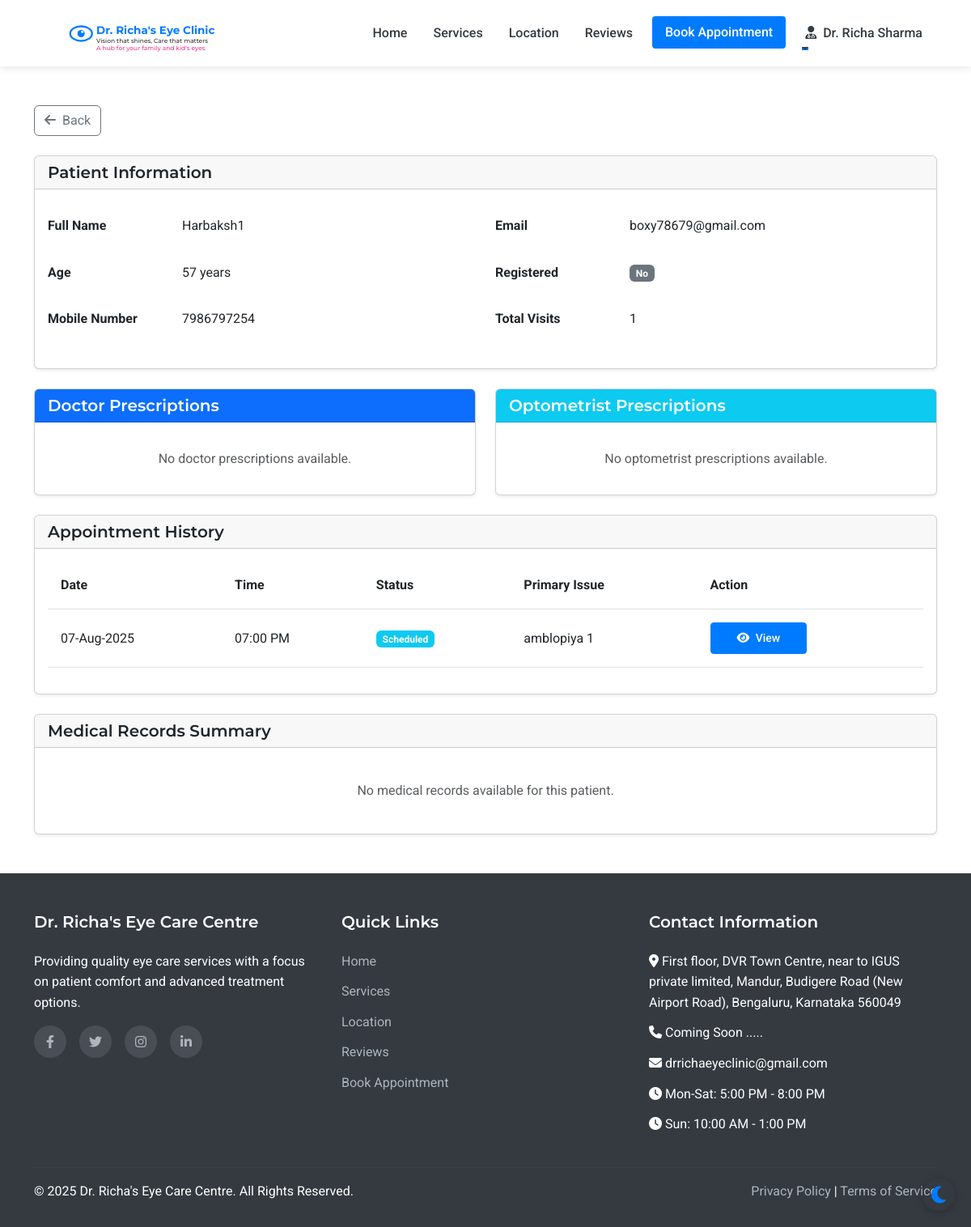
/admin/patient/4 (signed in), run on an earlier commit of the app's database.
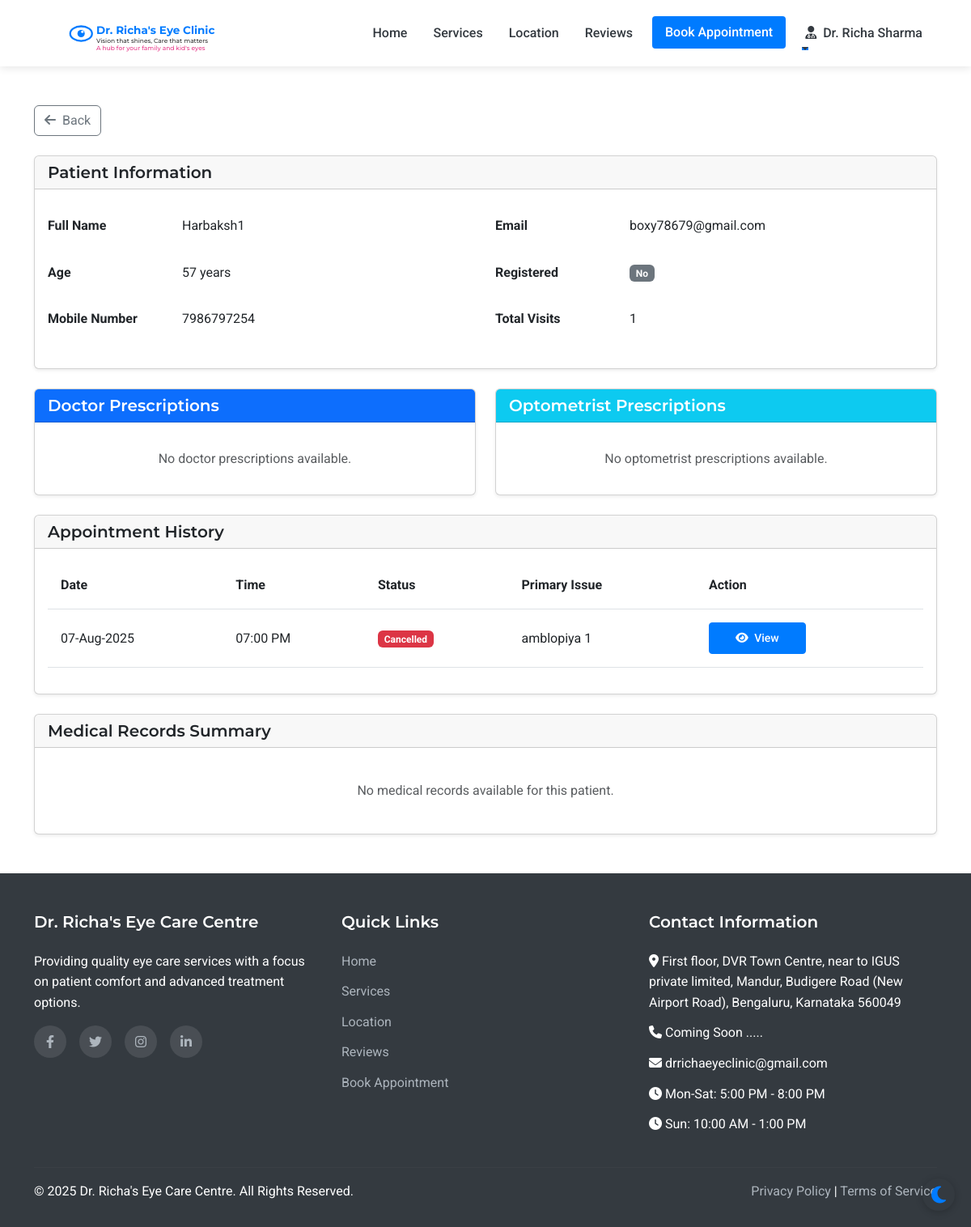
And on a later commit of the database.
### models.py (models this page shows, shortened)
class Appointment(db.Model):
    id = db.Column(db.Integer, primary_key=True)
    patient_id = db.Column(db.Integer, db.ForeignKey('patient.id'), nullable=False)
    appointment_date = db.Column(db.Date, nullable=False)
    appointment_time = db.Column(db.Time, nullable=False)
    primary_issue = db.Column(db.Text, nullable=True)
    referral_info = db.Column(db.String(255), nullable=True)
    status = db.Column(db.String(20), default='scheduled')  # scheduled, completed, cancelled
    created_at = db.Column(db.DateTime, default=datetime.utcnow)
    consultation_fee = db.Column(db.Float, nullable=False, default=500.0)
    payment_status = db.Column(db.String(20), default='pending')  # pending, paid

### routes.py (the view)
@app.route('/admin/patient/<int:patient_id>')
@login_required
def admin_patient_view(patient_id):
    if not (isinstance(current_user, Admin) or isinstance(current_user, Assistant) or isinstance(current_user, Doctor)):
        flash('Access denied. Staff privileges required.', 'danger')
        return redirect(url_for('index'))
    if isinstance(current_user, Assistant):
        return_url = url_for('assistant_dashboard')
    elif isinstance(current_user, Doctor):
        return_url = url_for('admin_dashboard')
    else:
        return_url = url_for('admin_dashboard')
    patient = Patient.query.get_or_404(patient_id)
    appointments = Appointment.query.filter_by(patient_id=patient_id).order_by(desc(Appointment.appointment_date)).all()
    return render_template('admin/patient_view.html', patient=patient, appointments=appointments)

### app.py (called while the page is built)
@login_manager.user_loader
def load_user(user_id):
    from models import Doctor, Assistant, Admin, Patient
    try:
        if user_id.startswith('doctor_'):
            return Doctor.query.get(int(user_id.split('_')[1]))
        elif user_id.startswith('assistant_'):
            return Assistant.query.get(int(user_id.split('_')[1]))
        elif user_id.startswith('admin_'):
            return Admin.query.get(int(user_id.split('_')[1]))
        else:
            return Patient.query.get(int(user_id))
    except (ValueError, AttributeError):
        return None

### routes.py (called while the page is built)
@app.context_processor
def inject_now():
    return {'now': datetime.now()}

### templates/admin/patient_view.html (shortened to what the changed rows need)
{% extends 'layout.html' %}
{% block content %}
<div class="container py-5">
    <div class="row">
        <div class="col-lg-12">
            <div class="card shadow-sm mb-4">
                <div class="card-body">
                    <div class="row">
                        <div class="col-md-6">
                            <table class="table table-borderless">
                                <tr>
                                    <th class="ps-0" style="width: 150px;">Full Name</th>
                                </tr>
                                <tr>
                                    <th class="ps-0">Age</th>
                                </tr>
                                <tr>
                                    <th class="ps-0">Mobile Number</th>
                                </tr>
                            </table>
                        </div>
                        <div class="col-md-6">
                            <table class="table table-borderless">
                                <tr>
                                    <th class="ps-0" style="width: 150px;">Email</th>
                                </tr>
                                <tr>
                                    <th class="ps-0">Registered</th>
                                </tr>
                                <tr>
                                    <th class="ps-0">Total Visits</th>
                                </tr>
                            </table>
                        </div>
                    </div>
                </div>
            </div>
            <div class="card shadow-sm mb-4">
                <div class="card-body">
                    {% if patient.appointments %}
                        <div class="table-responsive">
                            <table class="table table-hover">
                                <thead>
                                    <tr>
                                        <th>Date</th>
                                        <th>Time</th>
                                        <th>Status</th>
                                        <th>Primary Issue</th>
                                        <th>Action</th>
                                    </tr>
                                </thead>
                                <tbody>
                                    {% for appointment in patient.appointments|sort(attribute='appointment_date', reverse=true) %}
                                        <tr>
                                            <td>{{ appointment.appointment_date.strftime('%d-%b-%Y') }}</td>
                                            <td>{{ appointment.appointment_time.strftime('%I:%M %p') }}</td>
                                            <td>
                                                {% if appointment.status == 'scheduled' %}
                                                    <span class="badge bg-info">Scheduled</span>
                                                {% elif appointment.status == 'completed' %}
                                                    <span class="badge bg-success">Completed</span>
                                                {% elif appointment.status == 'cancelled' %}
                                                    <span class="badge bg-danger">Cancelled</span>
                                                {% endif %}
                                            </td>
                                            <td>{{ appointment.primary_issue or 'Not specified' }}</td>
                                            <td>
                                                <div class="btn-group" role="group">
                                                    <a href="{{ url_for('admin_appointment_view', appointment_id=appointment.id) }}" class="btn btn-sm btn-primary me-2">
                                                        <i class="fas fa-eye me-1"></i> View
                                                    </a>
                                                </div>
                                            </td>
                                        </tr>
                                    {% endfor %}
                                </tbody>
                            </table>
                        </div>
                    {% else %}
                        <p class="text-muted text-center my-3">No appointment history for this patient.</p>
                    {% endif %}
                </div>
            </div>
                    {% set has_records = false %}
                    {% for appointment in patient.appointments %}
                        {% if appointment.medical_record %}
                            {% set has_records = true %}
                        {% endif %}
                    {% endfor %}
        </div>
    </div>
</div>
{% endblock %}

What changed in the data, as far as the page shows it:
changed Appointment "07:00 PM": status "Scheduled" → "Cancelled"
